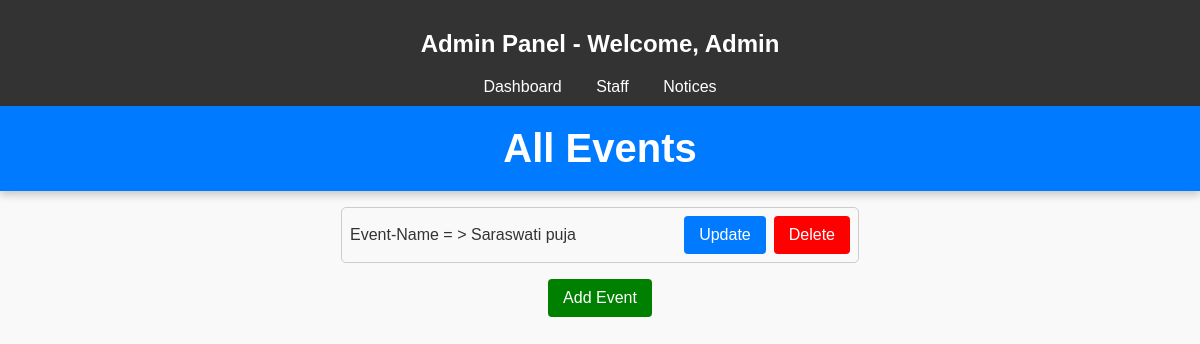
The app's page /Shree-Rastriya-Secondary-School/admin/event/lists (signed in), older data.
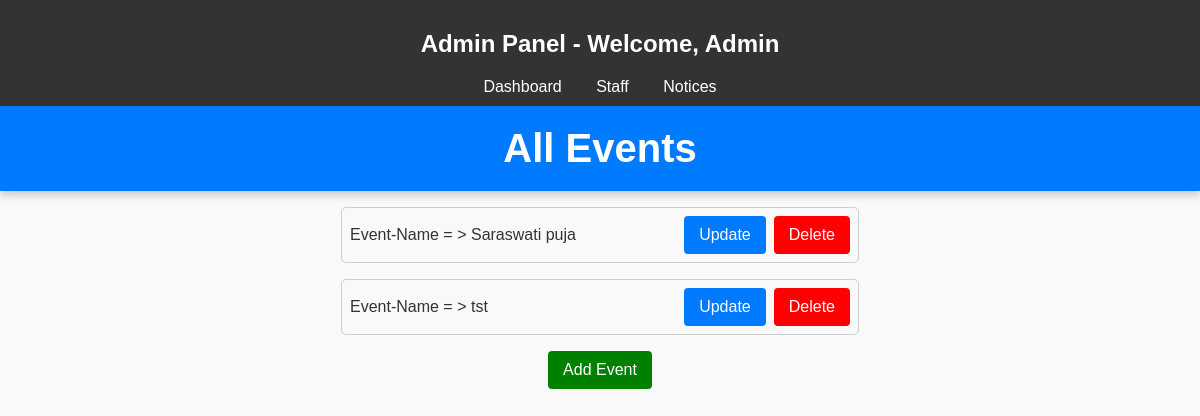
The same page, newer data.
### home/models.py (models this page shows, shortened)
class Event(models.Model):
    user=models.ForeignKey(User,on_delete=models.CASCADE,default=1)
    Title = models.CharField(max_length=100)
    date = models.DateField()
    Time = models.CharField(max_length=10)
    Location = models.CharField(max_length=100)
    Description = models.TextField()
    uploaded_date = models.DateTimeField(auto_now_add=True,)
    updated_at = models.DateTimeField(auto_now=True)

### home/views.py (the view)
# urls.py: path('Shree-Rastriya-Secondary-School/admin/event/lists',views.Events_List,name='events'),
@login_required
def Events_List(request):
    data = models.Event.objects.all()
    context = {
        'events':data
    }
    return render(request,'home/event_list.html',context)

### home/templates/home/event_list.html (shortened to what this page needs)
<!DOCTYPE html>
<html lang="en">
<head>
    {% load static %}
    <link rel="stylesheet" href="{% static 'home/css/event_list.css' %}">
</head>
<body>
    <div class="navbar">
        <h2>Admin Panel - Welcome, {{ user.username |title }}</h2>
        <div>
            <a href="{% url 'home:admin-settings' %}">Dashboard</a>
            <a href="{% url "home:staff-manage" %}">Staff</a>
            <a href="#">Notices</a>
        </div>
    </div>
    {% if events %}
     <header>
        <h1>All Events</h1>
    </header>
        {% for event in events  %}
        <div class="events-container">
            <ul class="events-list">
                <li class="event-item">
                    <span> Event-Name = > {{event.Title}} </span>
                    <div class="event-buttons">
                        <a href="{% url 'home:update_event' event.id %}" class="btn" >Update</a>
                        <a href="{% url 'home:Delete_event' event.id %}" class="delete-btn" >Delete</a>
                    </div>
                </li>
            </ul>
        </div>
        {% endfor %}
        <center>  <a href="{% url 'home:add_event' %}" class="add-btn" >Add Event </a> </center>
     {% else %}
           <center> <p> No Events Has Been Added  : ( </p> </center>
            <center>   <a href="{% url 'home:add_event' %}" class="add-btn" >Add Event </a> </center>
     {% endif %}
</body>
</html>

Row changes from the older to the newer data that the page shows:
added Event: Title "tst"
